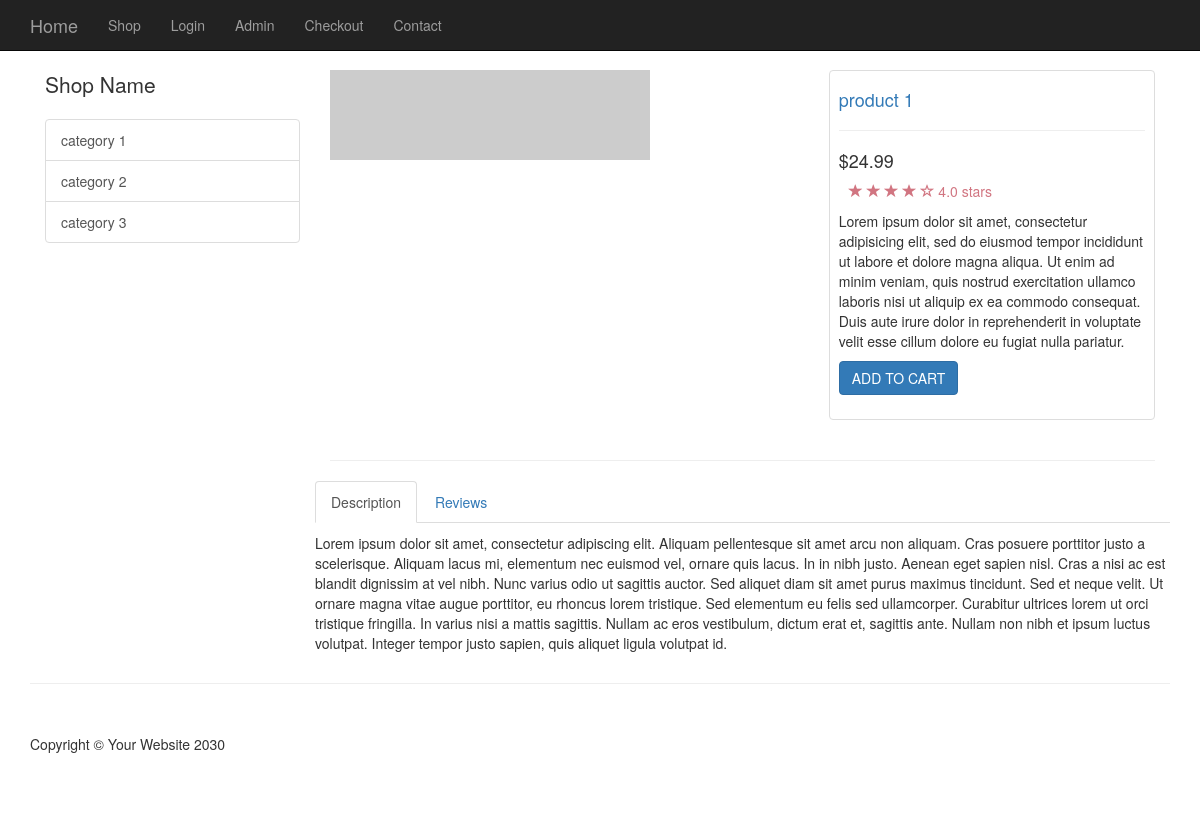
Page /item.php?id=1 on the committed database.
### tables this page shows
CREATE TABLE `categories` (
  `category_id` int(11) NOT NULL,
  `category_title` varchar(255) NOT NULL
);

CREATE TABLE `products` (
  `product_id` int(11) NOT NULL,
  `product_title` varchar(255) NOT NULL,
  `product_category_id` int(11) NOT NULL,
  `product_price` float NOT NULL,
  `product_quantity` int(11) NOT NULL,
  `product_description` text NOT NULL,
  `product_short_desc` text NOT NULL,
  `product_image` varchar(255) NOT NULL
);

### public/item.php (the view, shortened to what this page needs)
<?php include(TEMPLATE_FRONTEND . DS . "header.php") ?>
<div class="container">
            <?php include(TEMPLATE_FRONTEND . DS . "side_navigation.php") ?>
    <?php
     $query = query("SELECT * FROM products WHERE product_id =" . escape_string($_GET['id']) . " ");
    while($row = fetch_array($query)):
    ?>
<div class="col-md-9">
<div class="row">
    <div class="col-md-7">
       <img class="img-responsive" src="<?php echo $row['product_image']; ?>"  alt="">
    </div>
    <div class="col-md-5">
        <div class="thumbnail">
    <div class="caption-full">
        <h4><a href="#"><?php echo $row['product_title']; ?></a> </h4>
        <hr>
        <h4 class=""><?php echo "&#36;" . $row['product_price']; ?></h4>
    <div class="ratings">
        <p>
            <span class="glyphicon glyphicon-star"></span>
            <span class="glyphicon glyphicon-star"></span>
            <span class="glyphicon glyphicon-star"></span>
            <span class="glyphicon glyphicon-star"></span>
            <span class="glyphicon glyphicon-star-empty"></span>
            4.0 stars
        </p>
    </div>
        <p><?php echo $row['product_short_desc']; ?></p>
    <form action="">
        <div class="form-group">
            <a href="../resources/"cart.php?add=<?php echo $row['product_id']; ?>" class="btn btn-primary">ADD TO CART</a>
        </div>
    </form>
    </div>
</div>
</div>
</div>
        <hr>
<div class="row">
<div role="tabpanel">
  <ul class="nav nav-tabs" role="tablist">
    <li role="presentation" class="active"><a href="#home" aria-controls="home" role="tab" data-toggle="tab">Description</a></li>
    <li role="presentation"><a href="#profile" aria-controls="profile" role="tab" data-toggle="tab">Reviews</a></li>
  </ul>
  <div class="tab-content">
    <div role="tabpanel" class="tab-pane active" id="home">
    <p><?php echo $row['product_description']; ?></p>
    </div>
 </div>
</div>
</div>
</div>
<?php endwhile; ?>
</div>
<?php include(TEMPLATE_FRONTEND . DS . "footer.php") ?>

### resources/functions.php (shortened to what this page needs)
<?php
function query($sql)
{
    global $connection;
    return mysqli_query($connection, $sql);
}
function escape_string($string)
{
    global $connection;
    return mysqli_real_escape_string($connection, $string);
}
function fetch_array($result)
{
    return mysqli_fetch_array($result);
}
function get_categories()
{
    $query = query("SELECT * FROM categories");
    while($row = fetch_array($query))
    {
        $category_link = <<< DELIMETER
            <a href='category.php?id={$row['category_id']}' class='list-group-item'>
                {$row['category_title']}
            </a>
DELIMETER;
        echo $category_link;
    }
}
?>

### public/css/shop-homepage.css (style rules this page uses)
body { padding-top: 70px; }
.ratings { padding-right: 10px; padding-left: 10px; color: #d17581; }
.thumbnail { padding: 0; }
.thumbnail .caption-full { padding: 9px; color: #333; }

### rows in the picture
categories: category_title "category 1"
categories: category_title "category 2"
categories: category_title "category 3"
products: product_title "product 1", product_price "24.99", product_short_desc "Lorem ipsum dolor sit amet, consectetur adipisicing elit, sed do eiusmod tempor incididunt ut labore et dolore magna aliqua. Ut enim ad minim veniam, quis nostrud exercitation ullamco laboris nisi ut aliquip ex ea commodo consequat. Duis aute irure dolor in reprehenderit in voluptate velit esse cillum dolore eu fugiat nulla pariatur.", product_description "Lorem ipsum dolor sit amet, consectetur adipiscing elit. Aliquam pellentesque sit amet arcu non aliquam. Cras posuere porttitor justo a scelerisque. Aliquam lacus mi, elementum nec euismod vel, ornare quis lacus. In in nibh justo. Aenean eget sapien nisl. Cras a nisi ac est blandit dignissim at vel nibh. Nunc varius odio ut sagittis auctor. Sed aliquet diam sit amet purus maximus tincidunt. Sed et neque velit. Ut ornare magna vitae augue porttitor, eu rhoncus lorem tristique. Sed elementum eu felis sed ullamcorper. Curabitur ultrices lorem ut orci tristique fringilla. In varius nisi a mattis sagittis. Nullam ac eros vestibulum, dictum erat et, sagittis ante. Nullam non nibh et ipsum luctus…"
